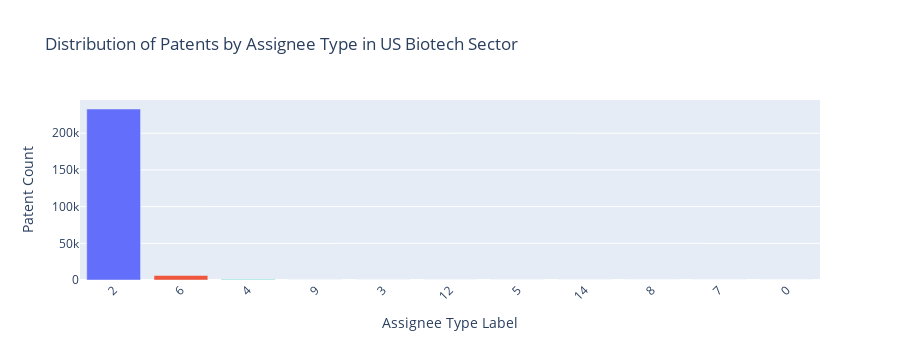

This figure's notebook cell:
### Code cell
# Create a bar graph of biotech US data grouped by assignee type
fig = px.bar(
    grouped_biotech_data_US,
    x="assignee_type",
    y="patent_count",
    color="assignee_type",
    title="Distribution of Patents by Assignee Type in US Biotech Sector",
    labels={"assignee_type": "Assignee Type Label", "patent_count": "Patent Count"},
    color_continuous_scale="viridis",
)

# Update layout to rotate x-axis labels
fig.update_layout(xaxis_tickangle=-45, showlegend=False)

fig.show()

### Figure 1 — Plotly figure (JSON) as saved in the notebook; plotly's stock layout.template omitted (floating-point values rounded to 4 significant figures)
{"data": [{"alignmentgroup": "True", "hovertemplate": "Assignee Type Label=%{x}<br>Patent Count=%{y}<extra></extra>", "legendgroup": "2", "marker": {"color": "#636efa", "pattern": {"shape": ""}}, "name": "2", "offsetgroup": "2", "orientation": "v", "showlegend": true, "textposition": "auto", "type": "bar", "x": ["2"], "xaxis": "x", "y": [232989], "yaxis": "y"}, {"alignmentgroup": "True", "hovertemplate": "Assignee Type Label=%{x}<br>Patent Count=%{y}<extra></extra>", "legendgroup": "6", "marker": {"color": "#EF553B", "pattern": {"shape": ""}}, "name": "6", "offsetgroup": "6", "orientation": "v", "showlegend": true, "textposition": "auto", "type": "bar", "x": ["6"], "xaxis": "x", "y": [6095], "yaxis": "y"}, {"alignmentgroup": "True", "hovertemplate": "Assignee Type Label=%{x}<br>Patent Count=%{y}<extra></extra>", "legendgroup": "4", "marker": {"color": "#00cc96", "pattern": {"shape": ""}}, "name": "4", "offsetgroup": "4", "orientation": "v", "showlegend": true, "textposition": "auto", "type": "bar", "x": ["4"], "xaxis": "x", "y": [807], "yaxis": "y"}, {"alignmentgroup": "True", "hovertemplate": "Assignee Type Label=%{x}<br>Patent Count=%{y}<extra></extra>", "legendgroup": "9", "marker": {"color": "#ab63fa", "pattern": {"shape": ""}}, "name": "9", "offsetgroup": "9", "orientation": "v", "showlegend": true, "textposition": "auto", "type": "bar", "x": ["9"], "xaxis": "x", "y": [157], "yaxis": "y"}, {"alignmentgroup": "True", "hovertemplate": "Assignee Type Label=%{x}<br>Patent Count=%{y}<extra></extra>", "legendgroup": "3", "marker": {"color": "#FFA15A", "pattern": {"shape": ""}}, "name": "3", "offsetgroup": "3", "orientation": "v", "showlegend": true, "textposition": "auto", "type": "bar", "x": ["3"], "xaxis": "x", "y": [151], "yaxis": "y"}, {"alignmentgroup": "True", "hovertemplate": "Assignee Type Label=%{x}<br>Patent Count=%{y}<extra></extra>", "legendgroup": "12", "marker": {"color": "#19d3f3", "pattern": {"shape": ""}}, "name": "12", "offsetgroup": "12", "orientation": "v", "showlegend": true, "textposition": "auto", "type": "bar", "x": ["12"], "xaxis": "x", "y": [15], "yaxis": "y"}, {"alignmentgroup": "True", "hovertemplate": "Assignee Type Label=%{x}<br>Patent Count=%{y}<extra></extra>", "legendgroup": "5", "marker": {"color": "#FF6692", "pattern": {"shape": ""}}, "name": "5", "offsetgroup": "5", "orientation": "v", "showlegend": true, "textposition": "auto", "type": "bar", "x": ["5"], "xaxis": "x", "y": [9], "yaxis": "y"}, {"alignmentgroup": "True", "hovertemplate": "Assignee Type Label=%{x}<br>Patent Count=%{y}<extra></extra>", "legendgroup": "14", "marker": {"color": "#B6E880", "pattern": {"shape": ""}}, "name": "14", "offsetgroup": "14", "orientation": "v", "showlegend": true, "textposition": "auto", "type": "bar", "x": ["14"], "xaxis": "x", "y": [8], "yaxis": "y"}, {"alignmentgroup": "True", "hovertemplate": "Assignee Type Label=%{x}<br>Patent Count=%{y}<extra></extra>", "legendgroup": "8", "marker": {"color": "#FF97FF", "pattern": {"shape": ""}}, "name": "8", "offsetgroup": "8", "orientation": "v", "showlegend": true, "textposition": "auto", "type": "bar", "x": ["8"], "xaxis": "x", "y": [6], "yaxis": "y"}, {"alignmentgroup": "True", "hovertemplate": "Assignee Type Label=%{x}<br>Patent Count=%{y}<extra></extra>", "legendgroup": "7", "marker": {"color": "#636efa", "pattern": {"shape": ""}}, "name": "7", "offsetgroup": "7", "orientation": "v", "showlegend": true, "textposition": "auto", "type": "bar", "x": ["7"], "xaxis": "x", "y": [2], "yaxis": "y"}, {"alignmentgroup": "True", "hovertemplate": "Assignee Type Label=%{x}<br>Patent Count=%{y}<extra></extra>", "legendgroup": "0", "marker": {"color": "#EF553B", "pattern": {"shape": ""}}, "name": "0", "offsetgroup": "0", "orientation": "v", "showlegend": true, "textposition": "auto", "type": "bar", "x": ["0"], "xaxis": "x", "y": [1], "yaxis": "y"}], "layout": {"barmode": "relative", "height": 360, "legend": {"title": {"text": "Assignee Type Label"}, "tracegroupgap": 0}, "showlegend": false, "title": {"text": "Distribution of Patents by Assignee Type in US Biotech Sector"}, "xaxis": {"anchor": "y", "autorange": true, "categoryarray": ["2", "6", "4", "9", "3", "12", "5", "14", "8", null, "7", "0"], "categoryorder": "array", "domain": [0, 1], "range": [-0.5, 10.5], "tickangle": -45, "title": {"text": "Assignee Type Label"}, "type": "category"}, "yaxis": {"anchor": "x", "autorange": true, "domain": [0, 1], "range": [0, 245300.0], "title": {"text": "Patent Count"}, "type": "linear"}}}
